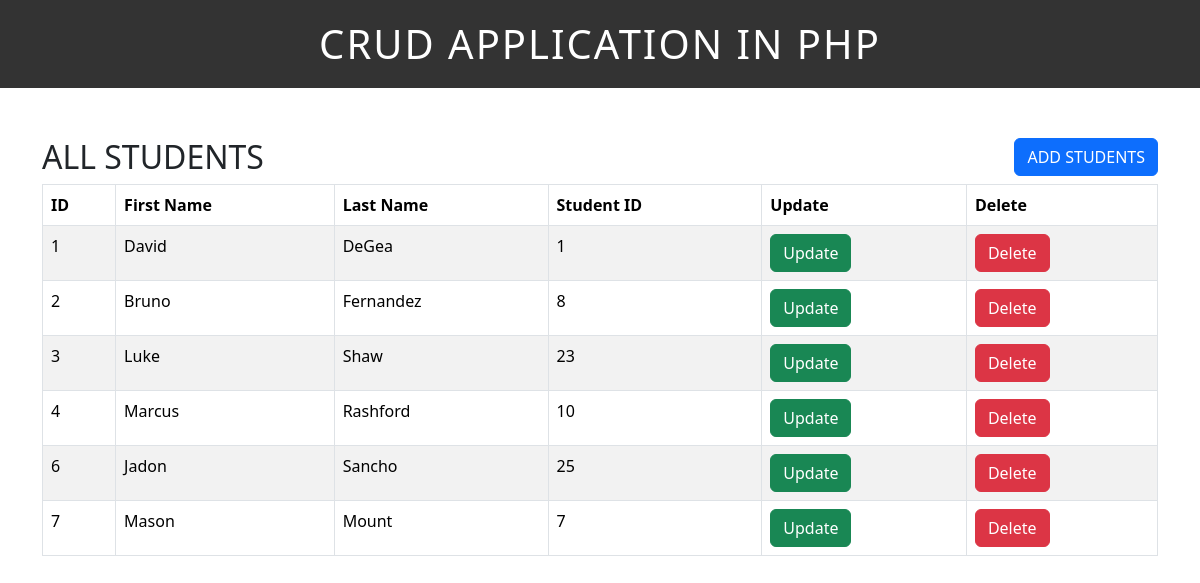
/crud_app/crud_app/index.php, run on the app's committed database.
### tables this page shows
CREATE TABLE `students` (
  `id` int(11) NOT NULL,
  `first_name` varchar(256) NOT NULL,
  `last_name` varchar(256) NOT NULL,
  `student_id` int(11) NOT NULL
);

### crud_app/crud_app/index.php (the view, shortened to what this page needs)
<?php include('header.php') ?>
<?php include('dbcon.php') ?>
<div class="box1">
    <h2>ALL STUDENTS</h2>
    <button class="btn btn-primary" data-toggle="modal" data-target="#exampleModalCenter">ADD STUDENTS</button>
</div>
<table class="table table-hover table-bordered table-striped">
    <thead>
        <tr>
            <th>ID</th>
            <th>First Name</th>
            <th>Last Name</th>
            <th>Student ID</th>
            <th>Update</th>
            <th>Delete</th>
        </tr>
    </thead>
    <tbody>
        <?php
        $query = "select * from `students`";
        $result = mysqli_query($connection, $query);
        if (!$result) {
            die("query Failed" . mysqli_error());
        } else {
            while ($row = mysqli_fetch_assoc($result)) {
        ?>
                <tr>
                    <td><?php echo $row['id']; ?></td>
                    <td><?php echo $row['first_name']; ?></td>
                    <td><?php echo $row['last_name']; ?></td>
                    <td><?php echo $row['student_id']; ?></td>
                    <td><a href="update.php?id=<?php echo $row['id']; ?>" class="btn btn-success">Update</td>
                    <td><a href="delete.php?id=<?php echo $row['id']; ?>" class="btn btn-danger">Delete</td>
                </tr>
        <?php
            }
        }
        ?>
    </tbody>
</table>
<?php include('footer.php') ?>

### crud_app/crud_app/header.php (shortened to what this page needs)
<!DOCTYPE html>
<html lang="en">
<head>
    <link href="https://cdn.jsdelivr.net/npm/bootstrap@5.3.2/dist/css/bootstrap.min.css" rel="stylesheet">
    <link rel="stylesheet" type="text/css" href="style.css">
</head>
<body>
    <h1 id="main_title">CRUD APPLICATION IN PHP</h1>
    <div class="container">

### crud_app/crud_app/footer.php (shortened to what this page needs)
</div>
</body>
</html>

### crud_app/crud_app/style.css (style rules this page uses)
#main_title { text-align: center; background-color: #333; color: #fff; padding: 20px; letter-spacing: 2px; font-weight: 500; }
.box1 h2 { float: left; }
.box1 button { float: right; }
.container { margin-top: 50px; }

### data on the page
students: id "1", first_name "David", last_name "DeGea", student "1"
students: id "2", first_name "Bruno", last_name "Fernandez", student "8"
students: id "3", first_name "Luke", last_name "Shaw", student "23"
students: id "4", first_name "Marcus", last_name "Rashford", student "10"
students: id "6", first_name "Jadon", last_name "Sancho", student "25"
students: id "7", first_name "Mason", last_name "Mount", student "7"
